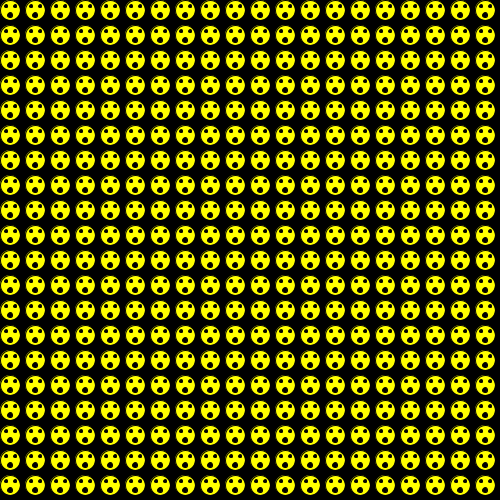
Frame 1 (no input)
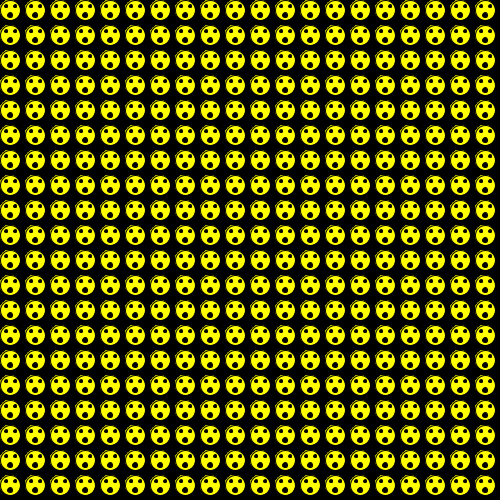
Frame 60 (the mouse pressed at the canvas centre just before this capture)
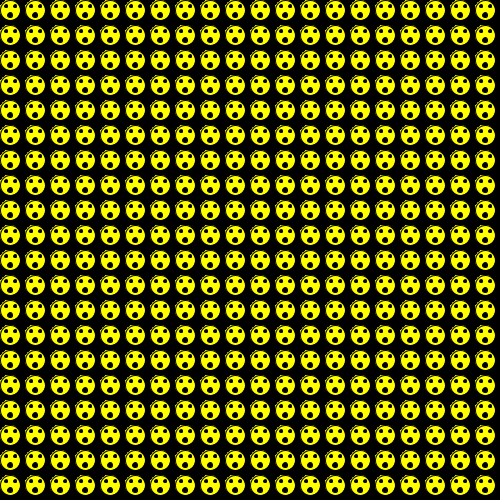
Frame 120 (the mouse held since frame 60 and released just before this capture)

The Processing sketch that drew these frames (run headless with seeded random() and noise(); from frame 60 on, the mouse is pressed at the canvas centre):

// Processing sketch: Grid
// ── Grid.pde

//function for the smiley face
void mySmiley(int x, int y) {

  fill(255, 255, 0);
  ellipse(x * 25 +10, y * 25+10, 20, 20);
  fill(0);
  ellipse(x * 25 +6, y * 25 +6, 3, 3);
  ellipse(x * 25 +15, y * 25 + 6, 3, 3);
  ellipse(x * 25 +10, y * 25 +15, 5, 5);
}

void setup() {
  size (500, 500);
  background(0);
}
void draw() {

  for (int y= 0; y <30; y++) {
    for (int x=0; x < 30; x++) {
      mySmiley( x, y);
    }
  }
}
